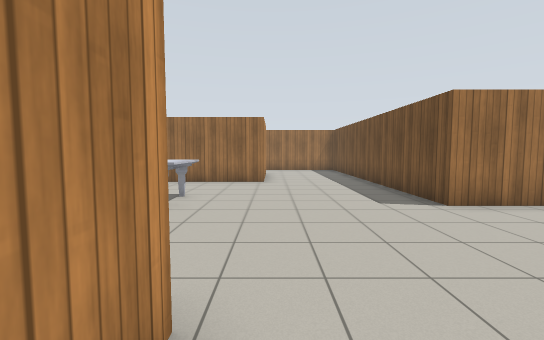
view 1 (above)

18 first-person views from a walk through a robot-simulator world made for Gazebo. The camera is 1.2 m above the floor, tilts 4° down and sees 90° across. The floor is counted in squares, 1 m on a side. Each view is taken from the middle of a square. On the plan, view 1 faces up. The plan holds only what a view shows up to about 12 squares ahead; the rest is blank. Simple patterns stand in for the simulator's built-in surfaces.

view 2
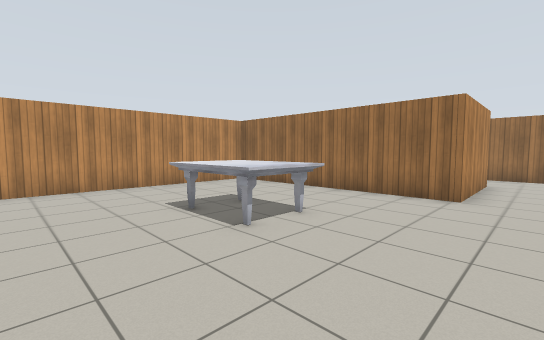

view 3
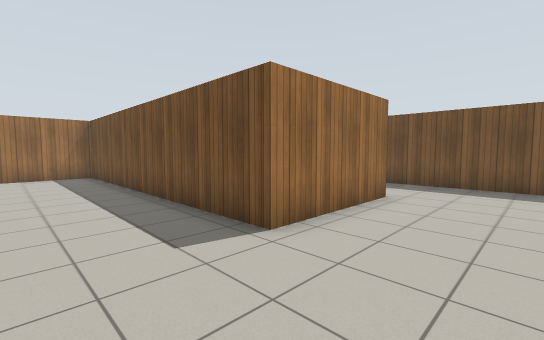

view 4
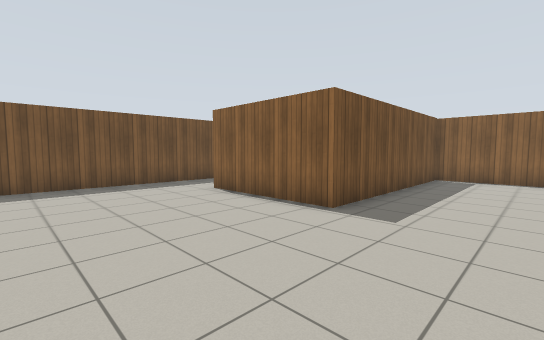

view 5
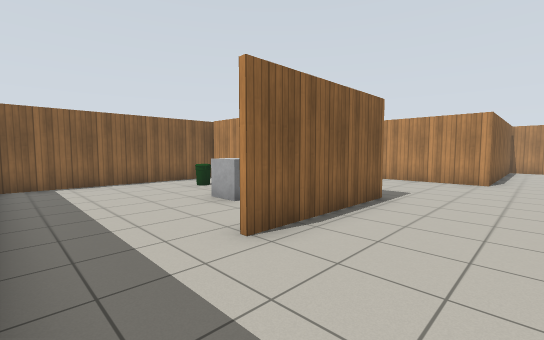

view 6
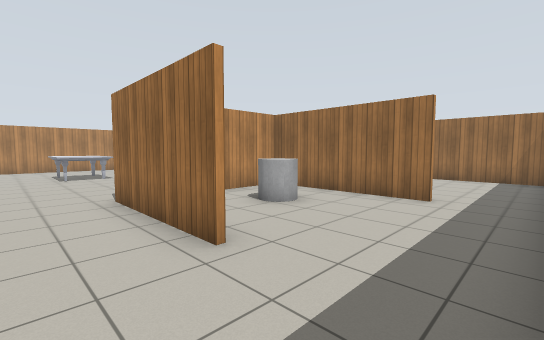

view 7
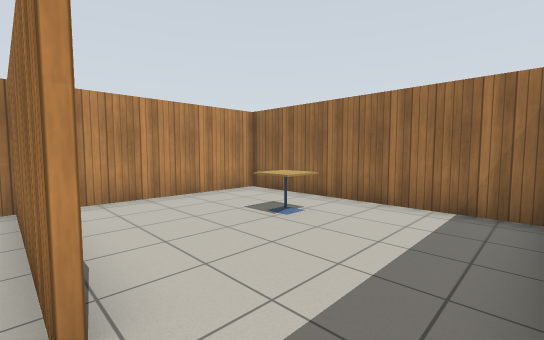

view 8
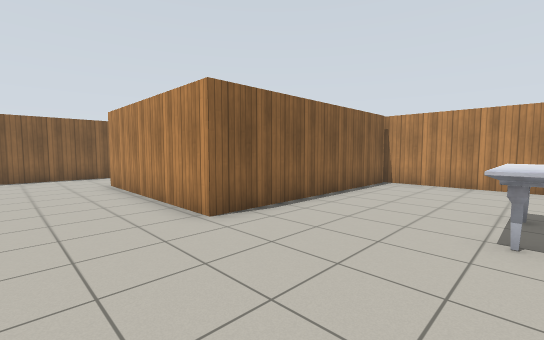

view 9
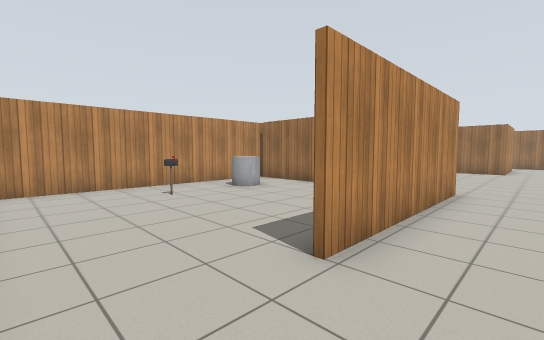

view 10
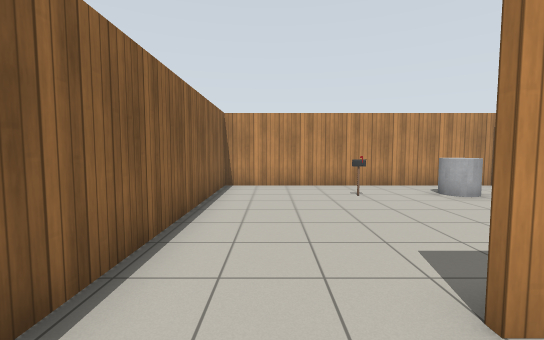

view 11
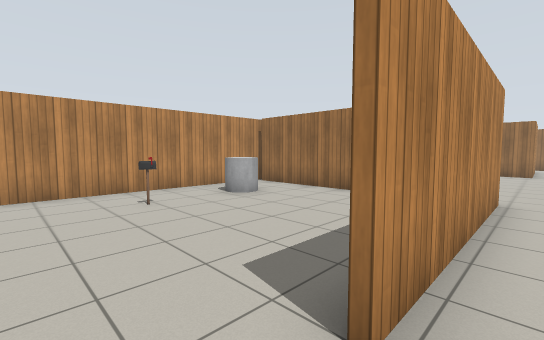

view 12
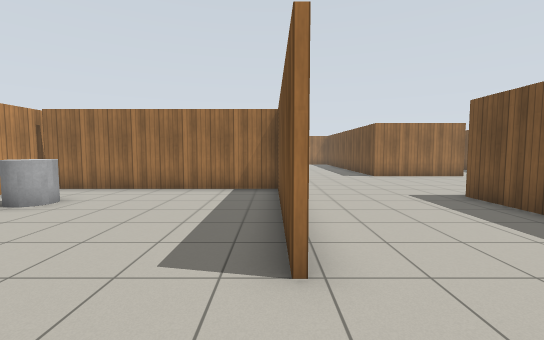

view 13
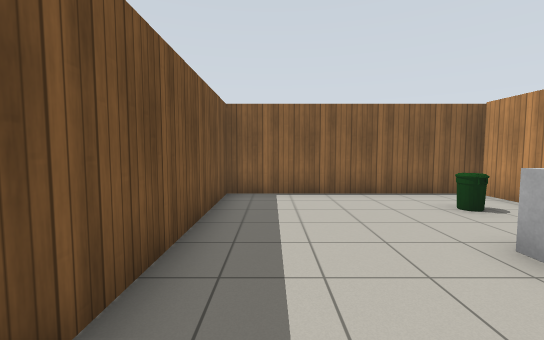

view 14
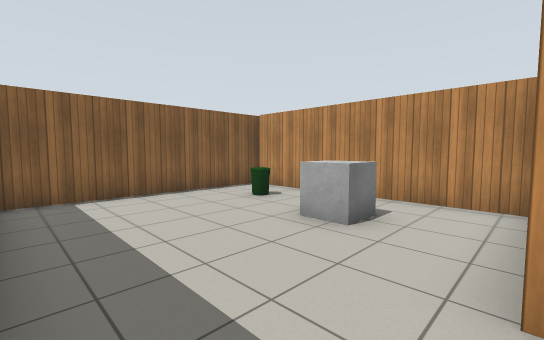

view 15
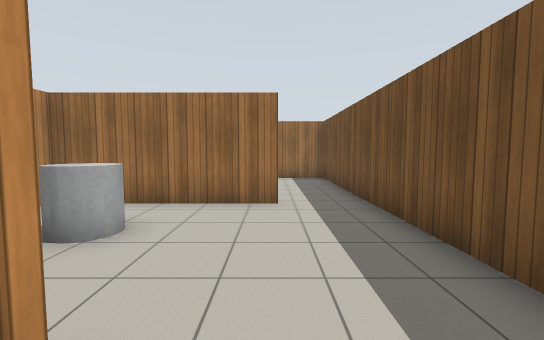

view 16
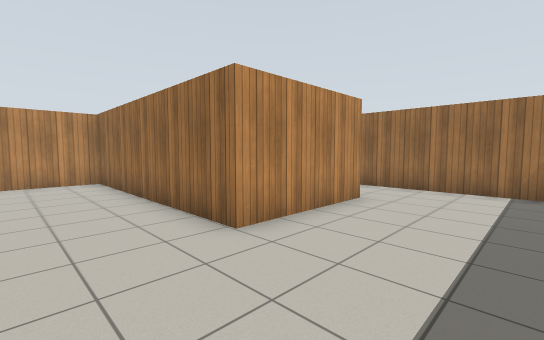

view 17
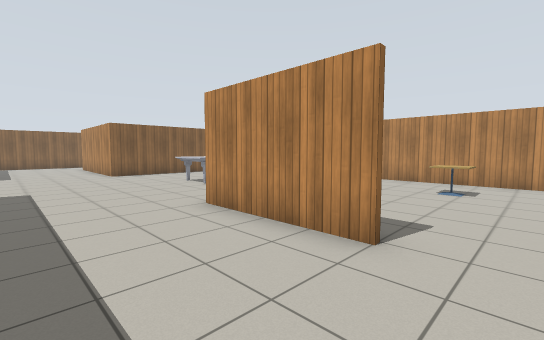

view 18
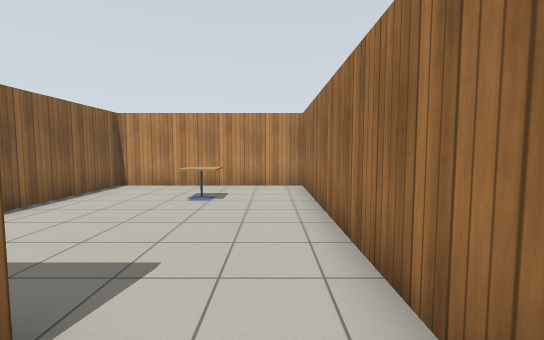

### Floor plan
Ten units are one square. View 1 is at (0, 0); x grows to the right and y downward. Boxes are objects, and circles mark ways between rooms. Rooms are numbered by the first view taken in them; rooms with no view inside come last. Other rooms are left out.
<svg viewBox="-90 -176 208 257">
<path fill="none" stroke="#000" d="M42 1 42 75M-8 46 -8 -16 -82 -16M81 -59 39 -59 39 -171 5 -171M-83 -17 -7 -17 -7 46M41 75 41 -1 86 -1M92 -112 40 -112 40 -89M-3 -146 -3 -105 -85 -105M-84 -111 -84 76 113 76 113 -106M113 -106 113 -171 40 -171 40 -121M5 -171 -84 -171 -84 -111M-85 -107 -42 -107"/>
<rect x="-75" y="5" width="20" height="10" fill="#bbb"><title>grey cylinder</title></rect>
<rect x="-65" y="35" width="10" height="10" fill="#bbb"><title>postbox</title></rect>
<rect x="-45" y="-75" width="30" height="20" fill="#bbb"><title>marble table</title></rect>
<rect x="55" y="45" width="10" height="20" fill="#bbb"><title>bin</title></rect>
<rect x="55" y="15" width="20" height="20" fill="#bbb"><title>grey box</title></rect>
<rect x="55" y="-95" width="20" height="10" fill="#bbb"><title>grey cylinder</title></rect>
<rect x="65" y="-155" width="20" height="10" fill="#bbb"><title>cafe table</title></rect>
<rect x="-65" y="-145" width="10" height="10" fill="#bbb"><title>cafe table</title></rect>
<circle cx="105" cy="-110" r="3" fill="#2a7"/>
<circle cx="0" cy="-155" r="3" fill="#2a7"/>
<text x="10" y="-20">1</text>
<text x="80" y="-140">2</text>
<text x="-40" y="-140">3</text>
</svg>
Room 1 opens to room 2. Room 1 opens to room 3.

Where each view was taken, in squares from view 1:
view 1: 0 up, 0 right, facing up
view 2: 3 up, 1 right, facing up-left
view 3: 3 up, 1 right, facing up-right
view 4: 5 up, 1 right, facing down-right
view 5: 3 up, 11 right, facing down-left
view 6: 4 up, 11 right, facing up-left
view 7: 11 up, 11 right, facing up-left
view 8: 6 up, 2 right, facing down-left
view 9: 7 down, 1 right, facing up-left
view 10: 6 down, 1 right, facing left
view 11: 6 down, 0 right, facing up-left
view 12: 7 down, 1 left, facing up
view 13: 0 up, 10 right, facing down
view 14: 0 up, 11 right, facing down-left
view 15: 5 up, 9 right, facing up
view 16: 8 up, 3 right, facing up-left
view 17: 16 up, 3 right, facing down-left
view 18: 16 up, 1 right, facing left
